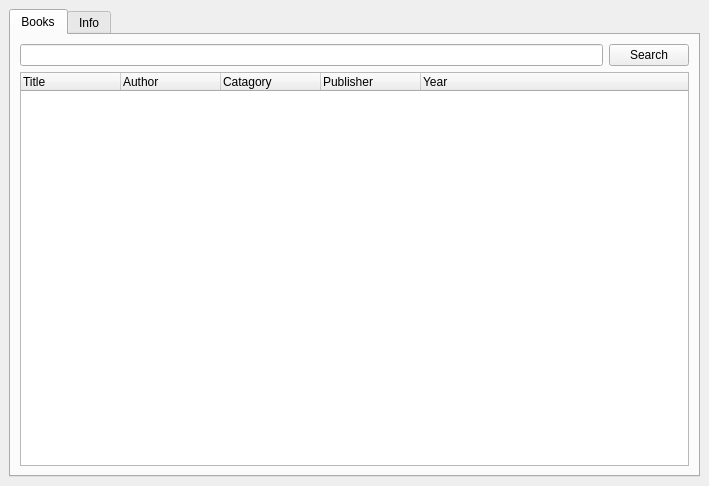
<?xml version="1.0" encoding="UTF-8"?>
<ui version="4.0">
 <class>ReaderGui</class>
 <widget class="QMainWindow" name="ReaderGui">
  <property name="geometry">
   <rect>
    <x>0</x>
    <y>0</y>
    <width>709</width>
    <height>486</height>
   </rect>
  </property>
  <property name="windowTitle">
   <string>MainWindow</string>
  </property>
  <widget class="QWidget" name="centralwidget">
   <layout class="QHBoxLayout" name="horizontalLayout">
    <item>
     <widget class="QTabWidget" name="tabWidget">
      <property name="currentIndex">
       <number>0</number>
      </property>
      <widget class="QWidget" name="book">
       <attribute name="title">
        <string>Books</string>
       </attribute>
       <layout class="QHBoxLayout" name="horizontalLayout_3">
        <item>
         <layout class="QVBoxLayout" name="verticalLayout">
          <item>
           <layout class="QHBoxLayout" name="horizontalLayout_2">
            <item>
             <widget class="QLineEdit" name="searchText"/>
            </item>
            <item>
             <widget class="QPushButton" name="searchButton">
              <property name="text">
               <string>Search</string>
              </property>
             </widget>
            </item>
           </layout>
          </item>
          <item>
           <widget class="QTreeWidget" name="treeWidget">
            <column>
             <property name="text">
              <string>Title</string>
             </property>
            </column>
            <column>
             <property name="text">
              <string>Author</string>
             </property>
            </column>
            <column>
             <property name="text">
              <string>Catagory</string>
             </property>
            </column>
            <column>
             <property name="text">
              <string>Publisher</string>
             </property>
            </column>
            <column>
             <property name="text">
              <string>Year</string>
             </property>
            </column>
           </widget>
          </item>
         </layout>
        </item>
       </layout>
      </widget>
      <widget class="QWidget" name="info">
       <attribute name="title">
        <string>Info</string>
       </attribute>
      </widget>
     </widget>
    </item>
   </layout>
  </widget>
 </widget>
 <resources/>
 <connections/>
</ui>
